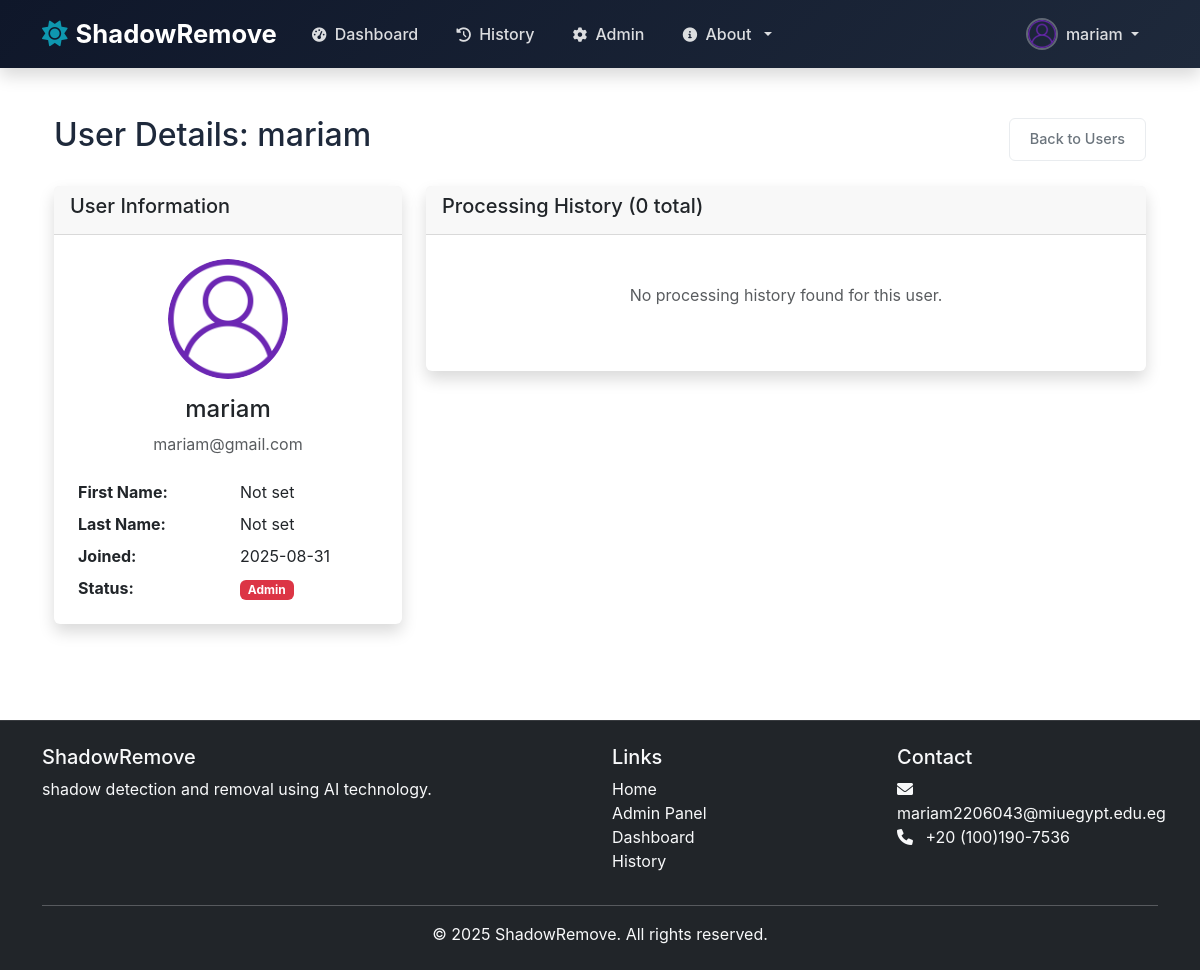
The app's page /admin/user/1 (signed in), older data.
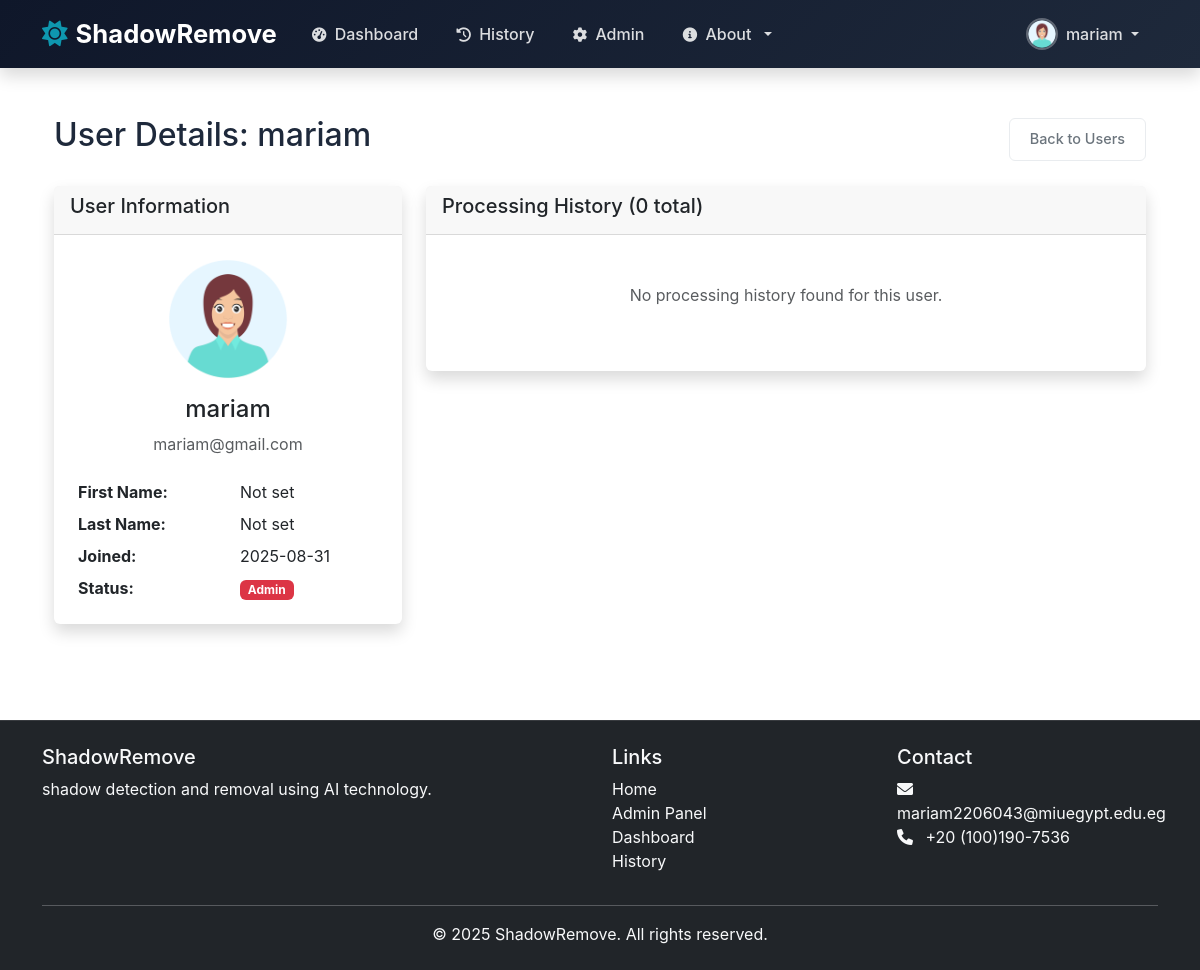
The same page, newer data.
### models.py (models this page shows, shortened)
class User(UserMixin, db.Model):
    id = db.Column(db.Integer, primary_key=True)
    username = db.Column(db.String(80), unique=True, nullable=False)
    email = db.Column(db.String(120), unique=True, nullable=False)
    password_hash = db.Column(db.String(128))
    first_name = db.Column(db.String(80), nullable=True)
    last_name = db.Column(db.String(80), nullable=True)
    bio = db.Column(db.Text, nullable=True)
    avatar = db.Column(db.String(120), default='default-avatar.png')
    created_at = db.Column(db.DateTime, default=datetime.utcnow)
    updated_at = db.Column(db.DateTime, default=datetime.utcnow, onupdate=datetime.utcnow)
    is_admin = db.Column(db.Boolean, default=False)
    is_active = db.Column(db.Boolean, default=True)

### admin_route.py (the view)
@admin_required
def admin_user_detail(user_id):
    user = User.query.get_or_404(user_id)
    processed_images = ProcessedImage.query.filter_by(user_id=user_id).order_by(ProcessedImage.created_at.desc()).all()
    detection_count = ProcessedImage.query.filter_by(user_id=user_id, process_type='detection').count()
    removal_count = ProcessedImage.query.filter_by(user_id=user_id, process_type='removal').count()
    recent_activity = ProcessedImage.query.filter_by(user_id=user_id).order_by(ProcessedImage.created_at.desc()).limit(5).all()
    if processed_images:
        first_activity = processed_images[-1].created_at
        days_active = (datetime.utcnow() - first_activity).days or 1
        avg_per_day = len(processed_images) / days_active
    else:
        first_activity = None
        days_active = 0
        avg_per_day = 0
    return render_template('admin/user_detail.html',
                         user=user,
                         processed_images=processed_images,
                         detection_count=detection_count,
                         removal_count=removal_count,
                         recent_activity=recent_activity,
                         first_activity=first_activity,
                         days_active=days_active,
                         avg_per_day=avg_per_day)

### admin_route.py (called while the page is built)
def admin_required(f):
    @wraps(f)
    def decorated_function(*args, **kwargs):
        if not current_user.is_authenticated or not current_user.is_admin:
            abort(403)
        return f(*args, **kwargs)
    return decorated_function

### app.py (called while the page is built)
@login_manager.user_loader
def load_user(user_id):
    return User.query.get(int(user_id))

### templates/admin/user_detail.html (shortened to what this page needs)
{% extends "base.html" %}
{% block content %}
<div class="container-fluid py-4">
    <div class="d-flex justify-content-between align-items-center mb-4">
        <h1 class="h2">User Details: {{ user.username }}</h1>
        <div>
            <a href="{{ url_for('admin_users') }}" class="btn btn-outline-secondary">Back to Users</a>
        </div>
    </div>
    <div class="row">
        <div class="col-md-4">
            <div class="card">
                <div class="card-header">
                    <h5 class="card-title">User Information</h5>
                </div>
                <div class="card-body text-center">
                    <img src="{{ url_for('static', filename='uploads/avatars/' + user.avatar) }}"
                         class="rounded-circle mb-3" width="120" height="120" alt="{{ user.username }}">
                    <h4>{{ user.username }}</h4>
                    <p class="text-muted">{{ user.email }}</p>
                    <div class="row text-start mt-4">
                        <div class="col-6">
                            <strong>First Name:</strong>
                        </div>
                        <div class="col-6">
                            {{ user.first_name or 'Not set' }}
                        </div>
                        <div class="col-6 mt-2">
                            <strong>Last Name:</strong>
                        </div>
                        <div class="col-6 mt-2">
                            {{ user.last_name or 'Not set' }}
                        </div>
                        <div class="col-6 mt-2">
                            <strong>Joined:</strong>
                        </div>
                        <div class="col-6 mt-2">
                            {{ user.created_at.strftime('%Y-%m-%d') }}
                        </div>
                        <div class="col-6 mt-2">
                            <strong>Status:</strong>
                        </div>
                        <div class="col-6 mt-2">
                            {% if user.is_admin %}
                                <span class="badge bg-danger">Admin</span>
                            {% else %}
                                <span class="badge bg-success">User</span>
                            {% endif %}
                        </div>
                    </div>
                </div>
            </div>
        </div>
        <div class="col-md-8">
            <div class="card">
                <div class="card-header">
                    <h5 class="card-title">Processing History ({{ processed_images | length }} total)</h5>
                </div>
                <div class="card-body">
                    {% if processed_images %}
                    <div class="table-responsive">
                        <table class="table table-hover">
                            <thead>
                                <tr>
                                    <th>Date</th>
                                    <th>Type</th>
                                    <th>Original File</th>
                                    <th>Processed File</th>
                                    <th>Actions</th>
                                </tr>
                            </thead>
                            <tbody>
                                {% for image in processed_images %}
                                <tr>
                                    <td>{{ image.created_at.strftime('%Y-%m-%d %H:%M') }}</td>
                                    <td>
                                        <span class="badge bg-{{ 'primary' if image.process_type == 'detection' else 'success' }}">
                                            {{ image.process_type | title }}
                                        </span>
                                    </td>
                                    <td>{{ image.original_filename }}</td>
                                    <td>
                                        <a href="{{ image.get_image_url() }}" target="_blank" class="btn btn-sm btn-outline-primary">
                                            View Result
                                        </a>
                                    </td>
                                    <td>
                                        <form action="{{ url_for('admin_delete_image', image_id=image.id) }}" method="POST" class="d-inline">
                                            <button type="submit" class="btn btn-sm btn-outline-danger"
                                                    onclick="return confirm('Are you sure you want to delete this image?')">
                                                Delete
                                            </button>
                                        </form>
                                    </td>
                                </tr>
                                {% endfor %}
                            </tbody>
                        </table>
                    </div>
                    {% else %}
                    <div class="text-center py-4">
                        <p class="text-muted">No processing history found for this user.</p>
                    </div>
                    {% endif %}
                </div>
            </div>
        </div>
    </div>
</div>
{% endblock %}

### templates/base.html (shortened to what this page needs)
<!DOCTYPE html>
<html lang="en">
<head>
    <link href="https://cdn.jsdelivr.net/npm/bootstrap@5.3.0/dist/css/bootstrap.min.css" rel="stylesheet">
    <link href="https://cdnjs.cloudflare.com/ajax/libs/font-awesome/6.0.0/css/all.min.css" rel="stylesheet">
    <link href="{{ url_for('static', filename='css/profile.css') }}" rel="stylesheet">
    <link rel="stylesheet" href="{{ url_for('static', filename='css/style.css') }}">
    <link rel="stylesheet" href="{{ url_for('static', filename='css/authentication.css') }}">
</head>
<body>
    <nav class="navbar navbar-expand-lg navbar-dark bg-dark fixed-top shadow">
        <div class="container">
            <a class="navbar-brand d-flex align-items-center" href="{{ url_for('index') }}">
                <i class="fas fa-sun me-2"></i>
                <span class="fw-bold">ShadowRemove</span>
            </a>
            <div class="collapse navbar-collapse" id="navbarNav">
                <ul class="navbar-nav me-auto">
                    <li class="nav-item">
                        <a class="nav-link" href="{{ url_for('dashboard') }}">
                            <i class="fas fa-tachometer-alt me-1"></i> Dashboard
                        </a>
                    </li>
                    <li class="nav-item">
                        <a class="nav-link" href="{{ url_for('history') }}">
                            <i class="fas fa-history me-1"></i> History
                        </a>
                    </li>
                    {% if current_user.is_authenticated and current_user.is_admin %}
                    <li class="nav-item">
                        <a class="nav-link" href="{{ url_for('admin_dashboard') }}">
                            <i class="fas fa-cog me-1"></i> Admin
                        </a>
                    </li>
                    {% endif %}
                    <li class="nav-item dropdown">
                        <a class="nav-link dropdown-toggle" href="#" id="navbarDropdown" role="button" data-bs-toggle="dropdown">
                            <i class="fas fa-info-circle me-1"></i> About
                        </a>
                    </li>
                </ul>
                <ul class="navbar-nav ms-auto">
                    {% if current_user.is_authenticated %}
                    <li class="nav-item dropdown">
                        <a class="nav-link dropdown-toggle d-flex align-items-center" href="#" id="userDropdown" role="button" data-bs-toggle="dropdown">
                            {% if current_user.avatar and current_user.avatar != 'default-avatar.png' %}
                                <img src="{{ url_for('static', filename='uploads/avatars/' + current_user.avatar) }}" class="profile-picture me-2" alt="Profile Picture">
                            {% else %}
                                <img src="{{ url_for('static', filename='images/default-avatar.png') }}" class="profile-picture me-2" alt="Default Profile">
                            {% endif %}
                            <span>{{ current_user.username }}</span>
                        </a>
                    </li>
                    {% endif %}
                </ul>
            </div>
        </div>
    </nav>
    <div class="container mt-5 pt-4">
        {% block content %}{% endblock %}
    </div>
    <footer class="bg-dark text-light py-4 mt-5">
        <div class="container">
            <div class="row">
                <div class="col-md-6">
                    <h5>ShadowRemove</h5>
                    <p>shadow detection and removal using AI technology.</p>
                </div>
                <div class="col-md-3">
                    <h5>Links</h5>
                    <ul class="list-unstyled">
                        <li><a href="{{ url_for('index') }}" class="text-light">Home</a></li>
                        {% if current_user.is_authenticated and current_user.is_admin %}
                            <li><a class="dropdown-item" href="{{ url_for('admin_dashboard') }}">Admin Panel</a></li>
                        {% endif %}
                        <li><a href="{{ url_for('dashboard') }}" class="text-light">Dashboard</a></li>
                        <li><a href="{{ url_for('history') }}" class="text-light">History</a></li>
                    </ul>
                </div>
                <div class="col-md-3">
                    <h5>Contact</h5>
                    <ul class="list-unstyled">
                        <li><i class="fas fa-envelope me-2"></i> mariam2206043@miuegypt.edu.eg</li>
                        <li><i class="fas fa-phone me-2"></i> +20 (100)190-7536</li>
                    </ul>
                </div>
            </div>
            <hr class="bg-light">
            <div class="text-center">
                <p class="mb-0">&copy; 2025 ShadowRemove. All rights reserved.</p>
            </div>
        </div>
    </footer>
</body>
</html>

### static/css/profile.css (style rules this page uses)
:root { --primary-color: #2c3e50; --secondary-color: #34495e; --accent-color: #3498db; --light-color: #f8f9fa; --dark-color: #2c3e50; --success-color: #27ae60; --warning-color: #f39c12; --danger-color: #e74c3c; --border-color: #e9ecef; --text-muted: #6c757d; --border-radius: 6px; --box-shadow: 0 2px 10px rgba(0, 0, 0, 0.05); --transition: all 0.2s ease; }
.card { border: 1px solid var(--border-color); border-radius: var(--border-radius); box-shadow: var(--box-shadow); margin-bottom: 1.5rem; }
.card-body { padding: 1.5rem; }
.btn { border-radius: var(--border-radius); padding: 0.6rem 1.25rem; font-weight: 600; transition: var(--transition); font-size: 0.9rem; }
.btn-outline-secondary { border: 1px solid var(--border-color); color: var(--text-muted); }

### static/css/style.css (style rules this page uses)
.navbar-brand { font-size: 1.5rem; }
.navbar-nav .nav-link { font-weight: 500; transition: color 0.3s ease; }
body { padding-top: 20px; min-height: 100vh; display: flex; flex-direction: column; }
.container.mt-5.pt-4 { flex: 1; }
footer { margin-top: auto; }
footer a { text-decoration: none; transition: color 0.3s ease; }
.card { border: none; box-shadow: 0 0.5rem 1rem rgba(0, 0, 0, 0.15); transition: transform 0.3s ease, box-shadow 0.3s ease; }
.card-header { border-bottom: 1px solid rgba(0, 0, 0, 0.125); }
.btn { border-radius: 0.375rem; font-weight: 500; transition: all 0.3s ease; }
.badge { font-size: 0.75rem; padding: 0.35em 0.65em; }
:root { --primary-color: #4a6fa5; --secondary-color: #166088; --accent-color: #4cb1a7; --light-color: #f8f9fa; --dark-color: #343a40; --success-color: #28a745; --danger-color: #dc3545; }
:root { --primary: #1a2d7a; --secondary: #1f113a; --dark: #1d2a3a; --light: #f8f9fa; --gray: #6c757d; }
body { font-family: 'Inter', sans-serif; color: var(--dark); overflow-x: hidden; }

### templates/base.html (style rules this page uses)
:root { --primary: #0c255c; --primary-dark: #0c1f53; --secondary: #361969; --accent: #0e97af; --dark: #1e293b; --light: #f8fafc; --gray: #78889e; --gray-light: #dfe3e9; --white: #ffffff; --navbar-dark: #0f172a; }
body { font-family: 'Inter', sans-serif; color: var(--dark); background-color: var(--white); overflow-x: hidden; }
.navbar { background: linear-gradient(135deg, var(--navbar-dark) 0%, var(--dark) 100%) !important; box-shadow: 0 4px 18px rgba(0, 0, 0, 0.15); padding: 0.6rem 0; transition: all 0.3s ease; }
.navbar-brand { font-size: 1.6rem; font-weight: 700; color: var(--white) !important; }
.navbar-brand i { color: var(--accent); transition: all 0.3s ease; }
.navbar-nav .nav-link { font-weight: 500; transition: all 0.3s ease; color: rgba(255, 255, 255, 0.85) !important; padding: 0.5rem 1rem !important; margin: 0 0.2rem; border-radius: 6px; }
.navbar-nav .nav-link i { margin-right: 0.4rem; font-size: 0.9rem; }
.profile-picture { width: 32px; height: 32px; border-radius: 50%; object-fit: cover; border: 2px solid rgba(255, 255, 255, 0.3); transition: all 0.3s ease; }
.dropdown-toggle::after { margin-left: 0.5rem; }
footer { background: linear-gradient(135deg, var(--navbar-dark) 0%, var(--dark极) 100%) !important; border-top: 1px solid rgba(255, 255, 255, 0.1); }
footer a { text-decoration: none; transition: color 0.3s ease; }

Row changes from the older to the newer data that the page shows:
changed User "mariam": avatar: a different picture
